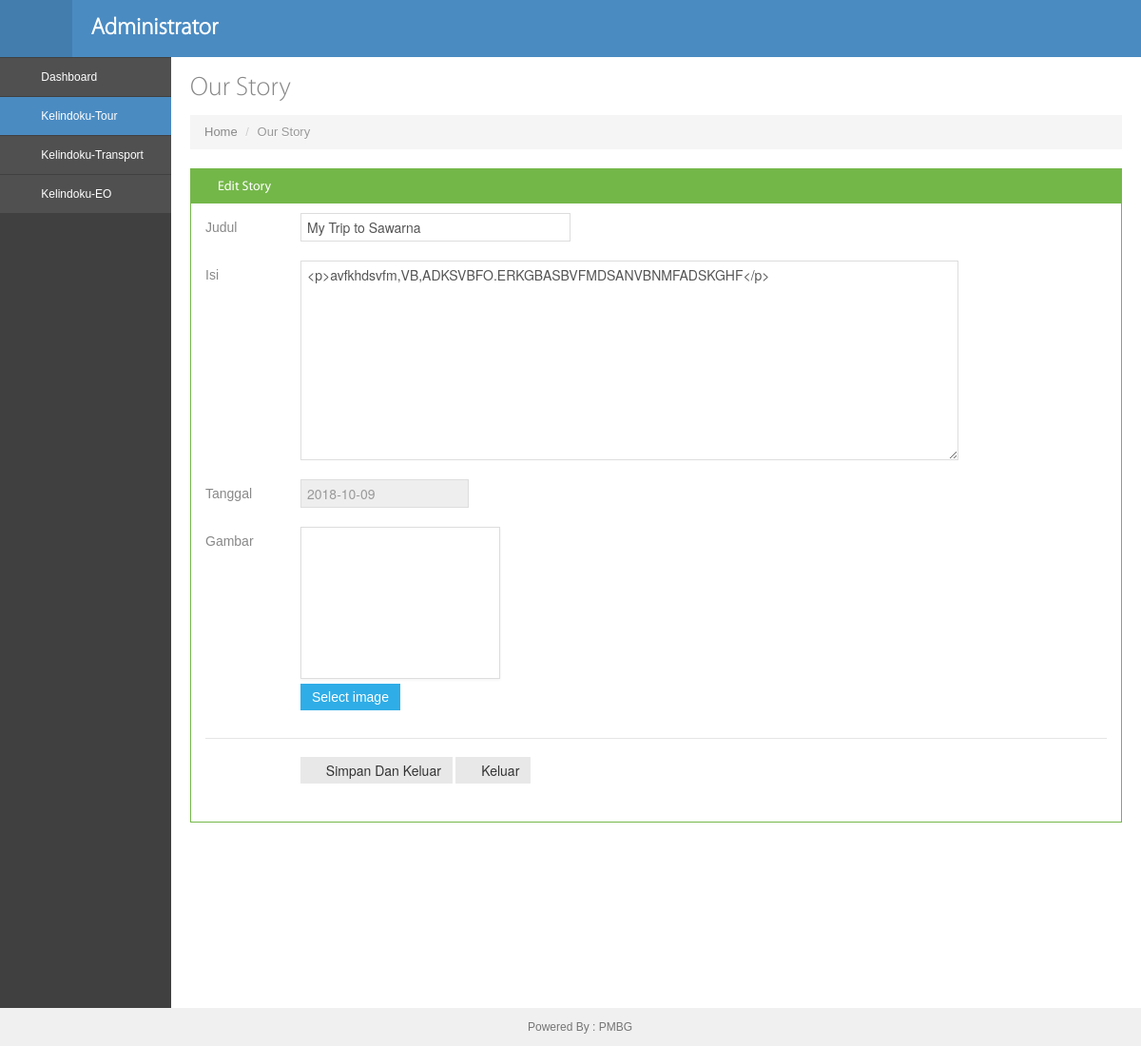
Screenshot of /administrator/edit_posting/edit_tips.php?id=1 (signed in) with the database file from the repository.
### tables this page shows
CREATE TABLE `story` (
  `story_id` int(11) NOT NULL,
  `judul` varchar(30) NOT NULL,
  `tanggal` date NOT NULL,
  `isi` text NOT NULL,
  `gambar` varchar(50) NOT NULL
);

### administrator/edit_posting/edit_tips.php (the view, shortened to what this page needs)
<!DOCTYPE html>
<?php
include '../aksi_admin/session.php';
$tanggal = date('Y-m-d')
?>
<head>
<link href=../assets/bootstrap/css/bootstrap.min.css rel=stylesheet />
<link href=../assets/bootstrap/css/bootstrap-responsive.min.css rel=stylesheet />
<link href=../assets/bootstrap/css/bootstrap-fileupload.css rel=stylesheet />
<link href=../assets/font-awesome/css/font-awesome.css rel=stylesheet />
<link href=../css/style.css rel=stylesheet />
<link href=../css/style-responsive.css rel=stylesheet />
<link href=../css/style-default.css rel=stylesheet id=style_color />
<link rel=stylesheet href=../assets/css/bootstrap-fileupload.min.css />
</head>
<body class=fixed-top>
<div id=header class="navbar navbar-inverse navbar-fixed-top">
<div class=navbar-inner>
<div class=container-fluid>
<div class="sidebar-toggle-box hidden-phone">
<div class=icon-reorder></div>
</div>
<a class=brand href=../dashboard.php>
<h3 class=sub-menu>Administrator</h3>
</a>
<div id=top_menu class="nav notify-row">
<ul class="nav top-menu">
</ul>
</div>
<div class=top-nav>
<ul class="nav pull-right top-menu">
<li class="dropdown mtop5">
<a class="dropdown-toggle element" data-placement=bottom data-toggle=tooltip href=aksi_logout.php data-original-title=Keluar>
<i class=icon-off></i>
</a>
</li>
</ul>
</div>
</div>
</div>
</div>
<div id=container class=row-fluid>
<div class=sidebar-scroll>
<div id=sidebar class="nav-collapse collapse">
<ul class=sidebar-menu>
<li class=sub-menu>
<a class href=../dashboard.php>
<i class=icon-dashboard></i>
<span>Dashboard</span>
</a>
</li>
<li class="sub-menu active">
<a href=../article.php class>
<i class=icon-book></i>
<span>Kelindoku-Tour</span>
</a>
</li>
<li class=sub-menu>
<a href=../mobil.php class>
<i class=icon-plane></i>
<span>Kelindoku-Transport</span>
</a>
</li>
<li class=sub-menu>
<a href=../eo.php class>
<i class=icon-camera></i>
<span>Kelindoku-EO</span>
</a>
</li>
</ul>
</div>
</div>
<div id=main-content>
<div class=container-fluid>
<div class=row-fluid>
<div class=span12>
<h3 class=page-title>
Our Story
</h3>
<ul class=breadcrumb>
<li>
<a href=../dashboard.php>Home</a>
<span class=divider>/</span>
</li>
<li class=active>
Our Story
</li>
</ul>
</div>
</div>
<?php
        $id = $_GET['id'];
        $sql = mysqli_query($connection, "select * from story where story_id='$id'") or die(mysqli_error());
        $data = mysqli_fetch_array($sql);
        ?>
<div class=row-fluid>
<div class=span12>
<div class="widget green">
<div class=widget-title>
<h4><i class=icon-reorder></i>Edit Story</h4>
<span class=tools>
<a href=javascript: class=icon-chevron-down></a>
</span>
</div>
<div class=widget-body>
<form action=../aksi_admin/aksi_edit_tips.php class=form-horizontal method=POST enctype=multipart/form-data>
<div class=control-group>
<label class=control-label>Judul</label>
<div class=controls>
<input type=text placeholder="Masukan Judul" class=input-xlarge name=judul value="<?php echo $data['judul'] ?>" required/>
</div>
</div>
<div class=control-group>
<label class=control-label>Isi</label>
<div class=controls>
<div id=div-1 class="body collapse in">
<textarea cols=60 rows=10 id=posting name=isi required/><?php echo $data['isi'] ?></textarea>
</div>
</div>
</div>
<div class=control-group>
<label class=control-label>Tanggal</label>
<div class=controls>
<input class=medium name=tanggal type=text placeholder=<?php echo $tanggal; ?> disabled />
</div>
</div>
<div class=control-group>
<label class=control-label>Gambar</label>
<div class=controls>
<div class="fileupload fileupload-new" data-provides=fileupload>
<div class="fileupload-new thumbnail" style=width:200px;height:150px><img src=../gambar/Story/<?php echo $data['gambar'] ?> alt /></div>
<div>
<span class="btn btn-file btn-primary">
<span class=fileupload-new>Select image</span>
</span>
</div>
</div>
</div>
</div>
<div class=form-actions>
<button type=submit name=simpan class="btn blue"><i class=icon-ok></i> Simpan Dan Keluar</button>
<a href=../article.php><button type=button class=btn><i class=icon-remove></i> Keluar</button></a>
</div>
</form>
</div>
</div>
</div>
</div>
</div>
</div>
</div>
<div id=footer>
Powered By : PMBG
</div>
</body>
</html>

### administrator/css/style-responsive.css (style rules this page uses)
@media (min-width: 980px) { #sidebar { position: absolute; width: 180px; } }
@media (min-width: 980px) { #sidebar ul { margin-top:1px !important; width: 100%; } }
@media (min-width: 980px) { #main-content { margin-top: 0px !important; } }
@media (min-width: 980px) { .fixed-top #main-content { margin-top: 20px; } }

### administrator/css/style-default.css (style rules this page uses)
body { color: #888888; }
a, a:hover { text-shadow: none !important; color: #4a8bc2; }
#header.navbar-inverse .navbar-inner { background-color: #4a8bc2; background-image: -moz-linear-gradient(top, #4a8bc2, #4a8bc2); background-image: -webkit-gradient(linear, 0 0, 0 100%, from(#4a8bc2), to(#4a8bc2)); background-image: -webkit-linear-gradient(top, #4a8bc2, #4a8bc2); background-image: -o-linear-gradient(top, #4a8bc2, #4a8bc2); background-image: linear-gradient(to bottom, #4a8bc2, #4a8bc2); background-repeat: repeat-x; border-color: #4a8bc2; color: #fff; filter: progid:DXImageTransform.Microsoft.gradient(startColorstr='#ff4a8bc2', endColorstr='#ff4a8bc2', GradientType=0); }
.sidebar-toggle-box { background: #427dae; color: #fff; }
#sidebar > ul > li > a { color: #fff !important; }
#sidebar > ul > li a i { color: #fff !important; display: inline-block; }
#sidebar > ul > li.active > a, #sidebar > ul > li >a:hover, #sidebar > ul > li:hover>a { background: #4a8bc2; }
textarea { width: 80%; }

### rows the page displays
story: judul "My Trip to Sawarna", isi "<p>avfkhdsvfm,VB,ADKSVBFO.ERKGBASBVFMDSANVBNMFADSKGHF</p>"
